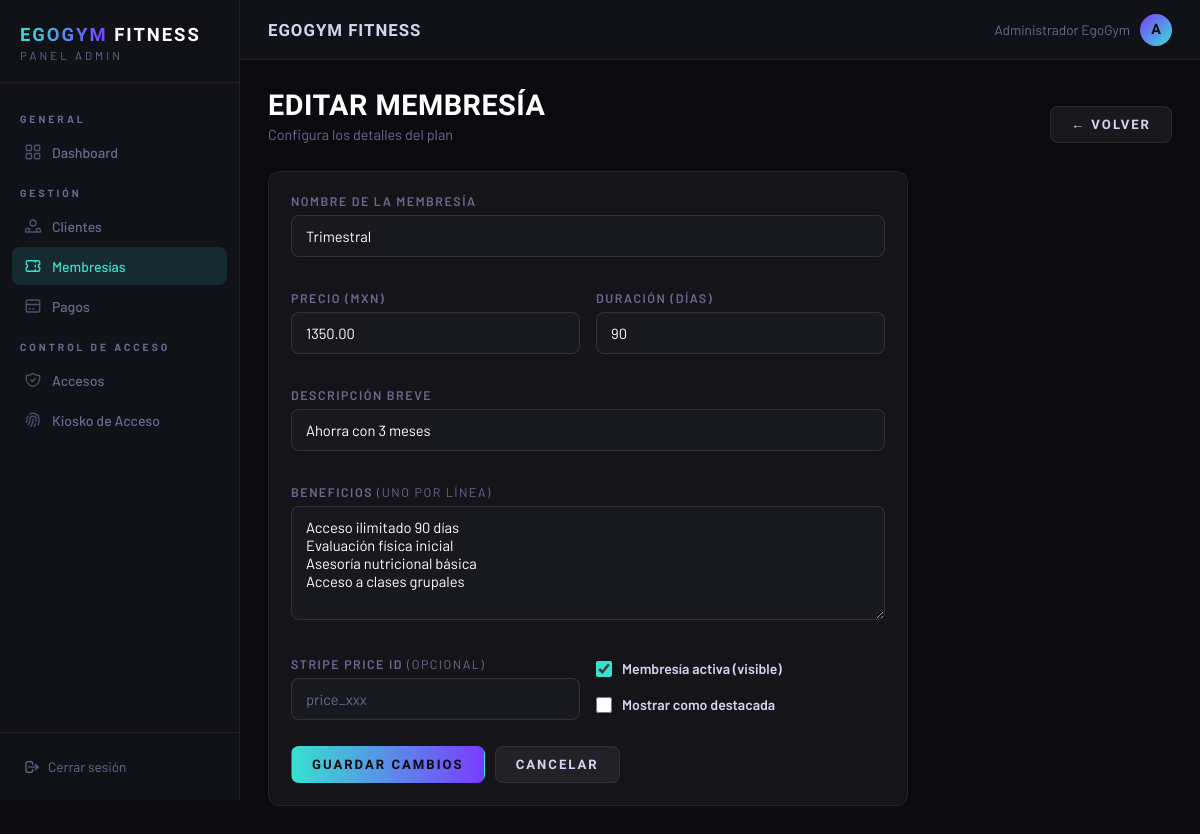
Page /sistema/admin/membresia_form.php?id=3 (signed in) on the committed database.
### tables this page shows
CREATE TABLE IF NOT EXISTS membresias (
  id              INT UNSIGNED  NOT NULL AUTO_INCREMENT,
  nombre          VARCHAR(100)  NOT NULL,
  precio          DECIMAL(10,2) NOT NULL,
  duracion_dias   INT UNSIGNED  NOT NULL COMMENT 'días que dura la membresía',
  descripcion     TEXT          DEFAULT NULL,
  beneficios      TEXT          DEFAULT NULL COMMENT 'JSON array de bullets',
  activa          TINYINT(1)    NOT NULL DEFAULT 1,
  destacada       TINYINT(1)    NOT NULL DEFAULT 0 COMMENT 'aparece como recomendada',
  stripe_price_id VARCHAR(100)  DEFAULT NULL COMMENT 'precio en Stripe (opcional)',
  created_at      DATETIME      NOT NULL DEFAULT CURRENT_TIMESTAMP,
  PRIMARY KEY (id)
);

### sistema/includes/functions.php (called while the page is built, shortened)
<?php
function db(): PDO {
    static $pdo = null;
    if ($pdo === null) {
        $dsn = sprintf(
            'mysql:host=%s;port=%s;dbname=%s;charset=%s',
            DB_HOST, DB_PORT, DB_NAME, DB_CHARSET
        );
        $options = [
            PDO::ATTR_ERRMODE            => PDO::ERRMODE_EXCEPTION,
            PDO::ATTR_DEFAULT_FETCH_MODE => PDO::FETCH_ASSOC,
            PDO::ATTR_EMULATE_PREPARES   => false,
        ];
        try {
            $pdo = new PDO($dsn, DB_USER, DB_PASS, $options);
        } catch (PDOException $e) {
            http_response_code(500);
            die('Error de conexión a la base de datos.');
        }
    }
    return $pdo;
}
function h(string $s): string {
    return htmlspecialchars($s, ENT_QUOTES | ENT_SUBSTITUTE, 'UTF-8');
}

### sistema/admin/membresia_form.php (the view, shortened to what this page needs)
<?php
require_once __DIR__ . '/../includes/functions.php';
$id      = isset($_GET['id']) && is_numeric($_GET['id']) ? (int)$_GET['id'] : null;
$memb    = [
    'nombre' => '', 'precio' => '', 'duracion_dias' => '',
    'descripcion' => '', 'beneficios' => '', 'activa' => 1, 'destacada' => 0,
    'stripe_price_id' => '',
];
if ($id) {
    $stmt = db()->prepare("SELECT * FROM membresias WHERE id = :id LIMIT 1");
    $stmt->execute([':id' => $id]);
    $row = $stmt->fetch();
    $memb = $row;
    $bens = json_decode($memb['beneficios'] ?? '[]', true) ?: [];
    $memb['beneficios_text'] = implode("\n", $bens);
} else {
    $memb['beneficios_text'] = '';
}
$titulo = $id ? 'Editar membresía' : 'Nueva membresía';
?>
<!DOCTYPE html>
<html lang="es">
<head>
<link rel="stylesheet" href="../assets/css/sistema.css"/>
</head>
<body>
<div class="shell">
  <?php include __DIR__ . '/partials/sidebar.php'; ?>
  <div class="main">
    <?php include __DIR__ . '/partials/topbar.php'; ?>
    <div class="content">
      <div class="page-header" style="display:flex;justify-content:space-between;align-items:flex-end;flex-wrap:wrap;gap:12px">
        <div>
          <h1><?= h($titulo) ?></h1>
          <p>Configura los detalles del plan</p>
        </div>
        <a href="membresias.php" class="btn btn-ghost">← Volver</a>
      </div>
      <div class="card" style="max-width:640px">
        <div class="card-body">
          <form method="POST" action="" novalidate>
            <div style="display:grid;grid-template-columns:1fr 1fr;gap:16px">
              <div class="form-group" style="grid-column:1/-1">
                <label for="nombre">Nombre de la membresía</label>
                <input type="text" id="nombre" name="nombre" class="form-control"
                       value="<?= h($memb['nombre']) ?>" placeholder="Ej: Mensual" required/>
              </div>
              <div class="form-group">
                <label for="precio">Precio (MXN)</label>
                <input type="number" id="precio" name="precio" class="form-control"
                       value="<?= h($memb['precio']) ?>" placeholder="550.00"
                       step="0.01" min="0" required/>
              </div>
              <div class="form-group">
                <label for="duracion_dias">Duración (días)</label>
                <input type="number" id="duracion_dias" name="duracion_dias" class="form-control"
                       value="<?= h($memb['duracion_dias']) ?>" placeholder="30"
                       min="1" required/>
              </div>
              <div class="form-group" style="grid-column:1/-1">
                <label for="descripcion">Descripción breve</label>
                <input type="text" id="descripcion" name="descripcion" class="form-control"
                       value="<?= h($memb['descripcion'] ?? '') ?>"
                       placeholder="La membresía más popular"/>
              </div>
              <div class="form-group" style="grid-column:1/-1">
                <label for="beneficios">Beneficios <span style="color:var(--muted);font-weight:400">(uno por línea)</span></label>
                <textarea id="beneficios" name="beneficios" class="form-control" rows="5"
                          placeholder="Acceso ilimitado&#10;Uso de vestidores&#10;Asesoría nutricional"><?= h($memb['beneficios_text'] ?? '') ?></textarea>
              </div>
              <div class="form-group">
                <label for="stripe_price_id">Stripe Price ID <span style="color:var(--muted);font-weight:400">(opcional)</span></label>
                <input type="text" id="stripe_price_id" name="stripe_price_id" class="form-control"
                       value="<?= h($memb['stripe_price_id'] ?? '') ?>" placeholder="price_xxx"/>
              </div>
              <div class="form-group" style="display:flex;flex-direction:column;justify-content:flex-end;gap:12px">
                <label style="display:flex;align-items:center;gap:10px;cursor:pointer;font-size:.88rem;color:var(--light);text-transform:none;letter-spacing:0">
                  <input type="checkbox" name="activa" value="1" <?= $memb['activa'] ? 'checked' : '' ?>
                         style="width:16px;height:16px;accent-color:var(--tq)"/>
                  Membresía activa (visible)
                </label>
                <label style="display:flex;align-items:center;gap:10px;cursor:pointer;font-size:.88rem;color:var(--light);text-transform:none;letter-spacing:0">
                  <input type="checkbox" name="destacada" value="1" <?= $memb['destacada'] ? 'checked' : '' ?>
                         style="width:16px;height:16px;accent-color:var(--pu)"/>
                  Mostrar como destacada
                </label>
              </div>
            </div>
            <div style="display:flex;gap:10px;margin-top:8px">
              <button type="submit" class="btn btn-primary">
                <?= $id ? 'Guardar cambios' : 'Crear membresía' ?>
              </button>
              <a href="membresias.php" class="btn btn-ghost">Cancelar</a>
            </div>
          </form>
        </div>
      </div>
    </div>
  </div>
</div>
</body>
</html>

### sistema/assets/css/sistema.css (style rules this page uses)
:root { --tq: #38E0D0; --tq-lo: rgba(56,224,208,.12); --tq-border: rgba(56,224,208,.22); --pu: #7A3CFF; --pu-lo: rgba(122,60,255,.12); --pu-border: rgba(122,60,255,.28); --bg: #0B0B0F; --bg2: #111118; --bg3: #18181F; --card: #141419; --card2: #1C1C24; --border: rgba(255,255,255,.07); --border2: rgba(255,255,255,.11); --white: #fff; --light: #D4D4F0; --muted: #6A6A90; --danger: #FF4D6A; --danger-lo: rgba(255,77,106,.12); --success: #38E0A0; --success-lo: rgba(56,224,160,.12); --warn: #FFB443; --warn-lo: rgba(255,180,67,.12); --fh: 'Barlow Condensed', sans-serif; --fb: 'Barlow', sans-serif; --radius: 12px; --radius-sm: 8px; --radius-lg: 18px; --shadow: 0 4px 24px rgba(0,0,0,.4); --shadow-tq: 0 4px 24px rgba(56,224,208,.18); }
*, *::before, *::after { box-sizing: border-box; margin: 0; padding: 0; }
html { scroll-behavior: smooth; }
body { font-family: var(--fb); background: var(--bg); color: var(--white); -webkit-font-smoothing: antialiased; min-height: 100vh; }
a { text-decoration: none; color: inherit; }
button { font-family: var(--fb); border: none; background: none; cursor: pointer; }
input, textarea, select { font-family: var(--fb); }
.shell { display: flex; min-height: 100vh; }
.main { flex: 1; margin-left: 240px; display: flex; flex-direction: column; min-height: 100vh; }
.content { flex: 1; padding: 28px; }
.page-header { margin-bottom: 28px; }
.page-header h1 { font-family: var(--fh); font-weight: 900; font-size: 1.8rem; text-transform: uppercase; letter-spacing: .5px; color: var(--white); margin-bottom: 4px; }
.page-header p { font-size: .9rem; color: var(--muted); }
.card { background: var(--card); border: 1px solid var(--border); border-radius: var(--radius); overflow: hidden; }
.card-body { padding: 22px; }
.btn { display: inline-flex; align-items: center; gap: 7px; font-family: var(--fh); font-weight: 800; font-size: .82rem; letter-spacing: 2px; text-transform: uppercase; padding: 10px 20px; border-radius: var(--radius-sm); cursor: pointer; transition: transform .15s, filter .2s, background .2s, border-color .2s; border: 1px solid transparent; white-space: nowrap; }
.btn-primary { background: linear-gradient(90deg, var(--tq), var(--pu)); color: var(--bg); position: relative; overflow: hidden; }
.btn-ghost { background: rgba(255,255,255,.06); color: var(--light); border-color: var(--border); }
.form-group { margin-bottom: 18px; }
.form-group label { display: block; font-size: .78rem; font-weight: 600; letter-spacing: 1.5px; text-transform: uppercase; color: var(--muted); margin-bottom: 7px; }
.form-control { width: 100%; padding: 11px 14px; background: var(--bg3); border: 1px solid var(--border2); border-radius: var(--radius-sm); color: var(--white); font-size: .92rem; transition: border-color .2s, box-shadow .2s; outline: none; appearance: none; -webkit-appearance: none; }
.form-control::placeholder { color: var(--muted); }

### rows in the picture
membresias: nombre "Trimestral", precio "1350.00", duracion_dias "90", descripcion "Ahorra con 3 meses", activa "☑"

### other values in the picture
APP_NAME "EGOGYM FITNESS"
$_SESSION['admin_nombre'] "Administrador EgoGym"
substr($_SESSION['admin_nombre'] ?? 'A', 0, 1) "A"
$titulo "EDITAR MEMBRESÍA"
